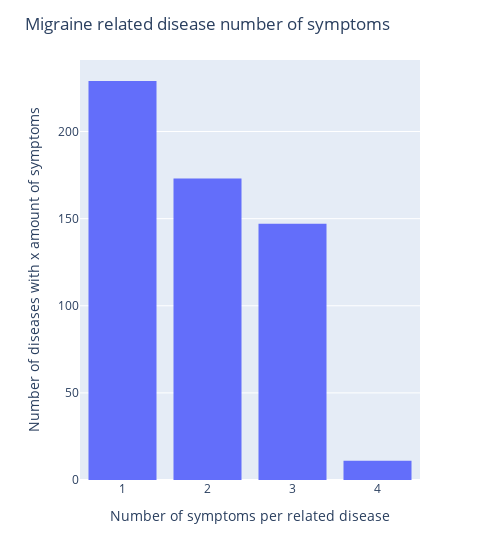

Write notebook code for a chart like this one.
### Code cell
plot_symptoms_histogram()

### Figure 1 — Plotly figure (JSON) as saved in the notebook; plotly's stock layout.template omitted (floating-point values rounded to 4 significant figures)
{"data": [{"alignmentgroup": "True", "bingroup": "x", "histfunc": "sum", "hovertemplate": "symptom_count=%{x}<br>sum of y=%{y}<extra></extra>", "legendgroup": "", "marker": {"color": "#636efa", "pattern": {"shape": ""}}, "name": "", "offsetgroup": "", "orientation": "v", "showlegend": false, "type": "histogram", "x": ["1", "2", "3", "4"], "xaxis": "x", "y": [229, 173, 147, 11], "yaxis": "y"}], "layout": {"barmode": "relative", "legend": {"tracegroupgap": 0}, "margin": {"t": 60}, "title": {"text": "Migraine related disease number of symptoms"}, "width": 500, "xaxis": {"anchor": "y", "domain": [0, 1], "title": {"text": "Number of symptoms per related disease"}}, "yaxis": {"anchor": "x", "domain": [0, 1], "title": {"text": "Number of diseases with x amount of symptoms"}}}}
